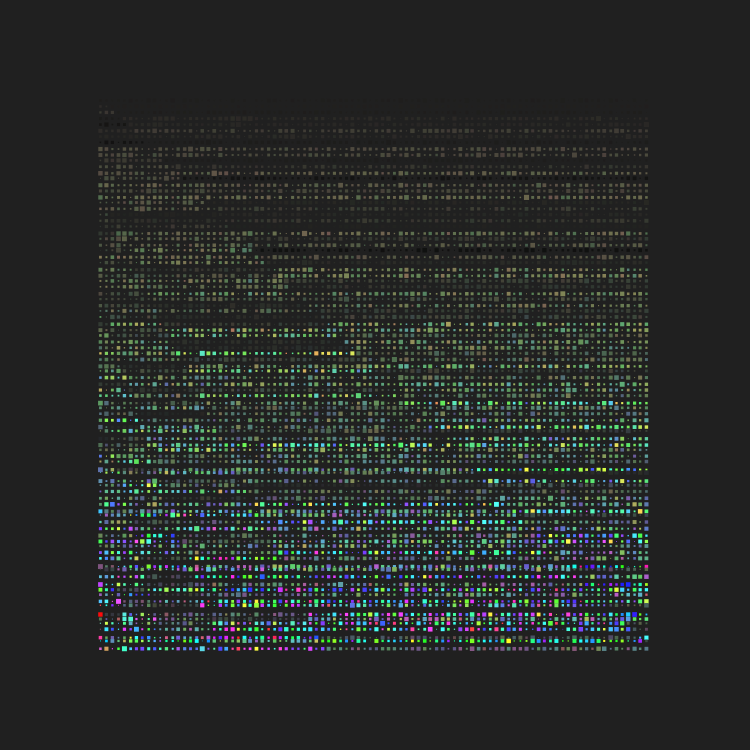
Frame 1 (no input)
Frame 60 (the mouse pressed at the canvas centre just before this capture): identical to frame 1, image omitted
Frame 120 (the mouse held since frame 60 and released just before this capture): identical to frame 1, image omitted

The Processing sketch that drew this single still picture (run headless with seeded random() and noise(); from frame 60 on, the mouse is pressed at the canvas centre):

// Processing sketch: sketch
// ── sketch.pde
// INFO ************** //
//////////////////////////////
/*

*/

// LIBRERÍAS ************** //
//////////////////////////////

// VARIABLES GLOBALES ***** //
//////////////////////////////
int ancho = 750;
int alto = ancho;
String pathData = "../../data/";
String pathExport = "../../export/";

int margen = 100;
int sep = 6;


// SETUP ****************** //
//////////////////////////////
void settings(){
  size(ancho, alto);
}

void setup(){
  background(#202020);
  colorMode(HSB);
  rectMode(CENTER);

  noStroke();
  for(int i = margen; i < height-margen; i+=sep){
    for(int ii = margen; ii < width-margen; ii+=sep){
      fill(
        noise(i*ii)*i*0.5,
        noise(i, i/ii)*i*0.5,
        noise(i, i/ii)*i*0.75
      );
      rect(ii+noise(ii), i+noise(i)*i*0.01, sep*noise(ii*i*0.01), sep*noise(ii*i*0.01));
    }
  }
}

// LOOP ******************* //
//////////////////////////////
void draw(){

}

// FUNCIONES ************** //
//////////////////////////////
void keyPressed(){
  if(key == 's'){
    save(pathExport + "G19/" + timeStamp() + ".png");
  }
}

String timeStamp(){
  String y = str(year());
  String m = nf(month(), 2);
  String d = nf(day(), 2);
  String h = nf(hour(), 2);
  String mn = nf(minute(), 2);
  String s = nf(second(), 2);

  String ts = y + m + d + h + h + m + s;

  return ts;
}

void mousePressed(){
  setup();
}
